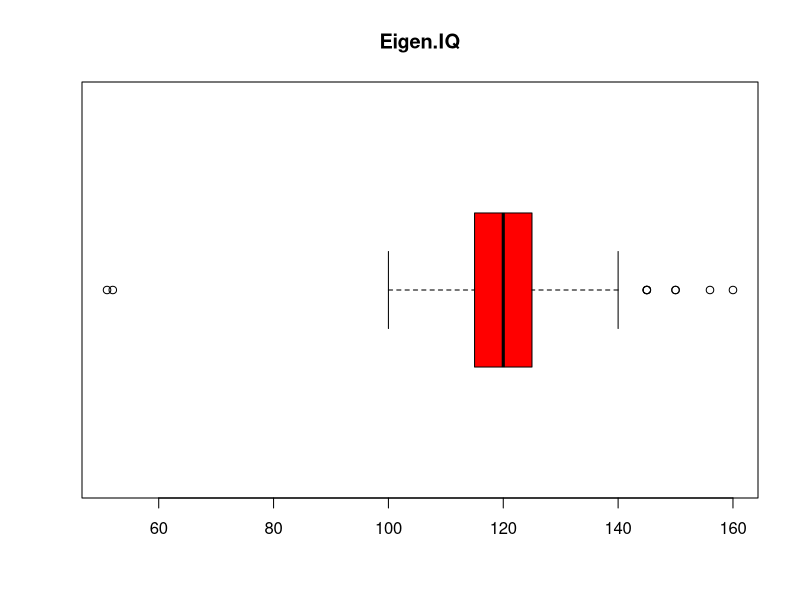
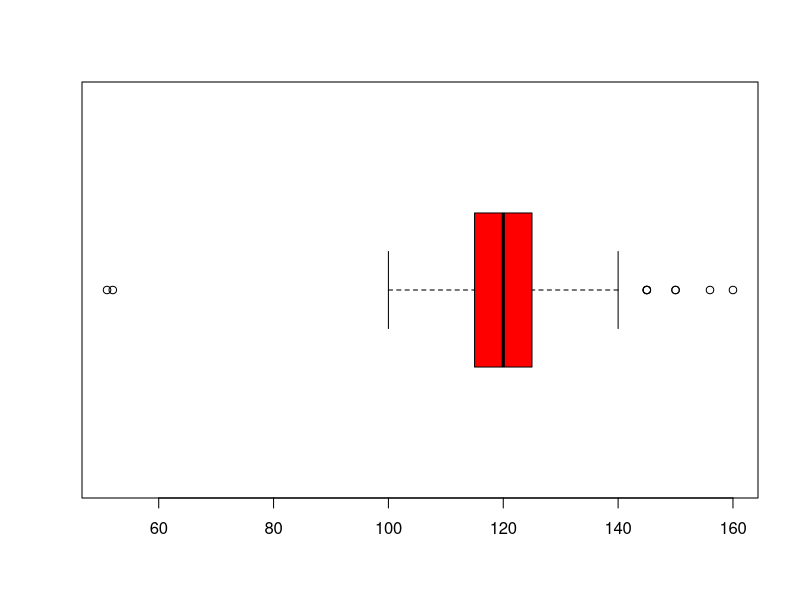
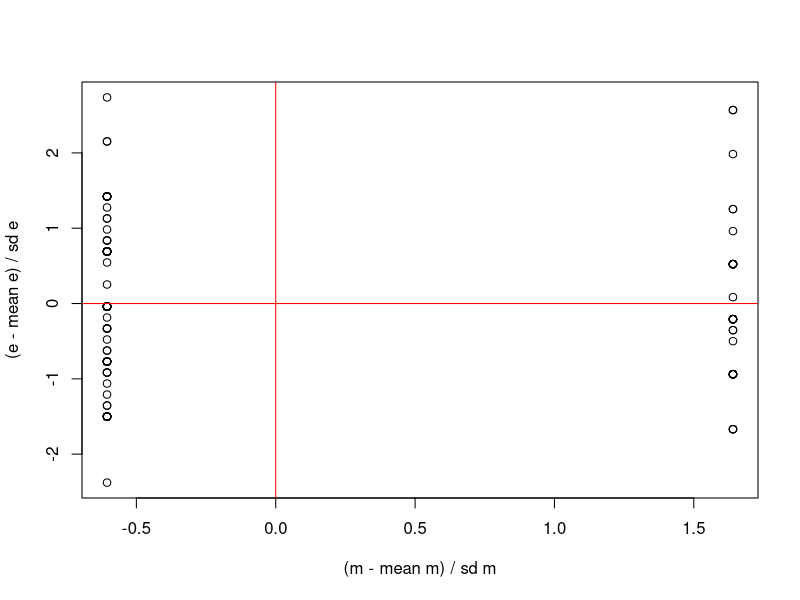

Generate these figures, in order, with R:
## ---- chunk 1
data = read.csv("IQ.csv")
data[12:17,]
## ---- chunk 2
means <- aggregate(Eigen.IQ ~ factor(sekse), data, mean)
## ---- chunk 3
aggregate(Eigen.IQ ~ factor(sekse), data, mean)
## ---- chunk 4
fit <- lm(Eigen.IQ ~ factor(sekse), data)
cbind(Eigen.IQ = data$Eigen.IQ, b.0 =fit$coefficients[1], b.1 = fit$coefficients[2], sekse = data$sekse, error = fit$residuals)[12:17,]
## ---- chunk 5
boxplot(data$Eigen.IQ, horizontal = T, col= 'red', main=names(data)[3])
## ---- chunk 6
data2 <- subset(data,  Eigen.IQ > 100)
data2 <- subset(data2, Eigen.IQ < 140)

aggregate(Eigen.IQ ~ factor(sekse), data2, mean)

fit <- lm(Eigen.IQ ~ factor(sekse), data2)
cbind(Eigen.IQ = data2$Eigen.IQ, b.0 =fit$coefficients[1], b.1 = fit$coefficients[2], sekse = data2$sekse, error = fit$residuals)[12:17,]
## ---- chunk 7
boxplot(data$Eigen.IQ, horizontal = T, col= 'red')
## ---- chunk 8
plot(scale(fit$fitted.values), scale(fit$residuals), ylab="(e - mean e) / sd e", xlab="(m - mean m) / sd m")
lines(c(-10,10),c(0,0), col='red')
lines(c(0,0),c(-10,10), col='red')
